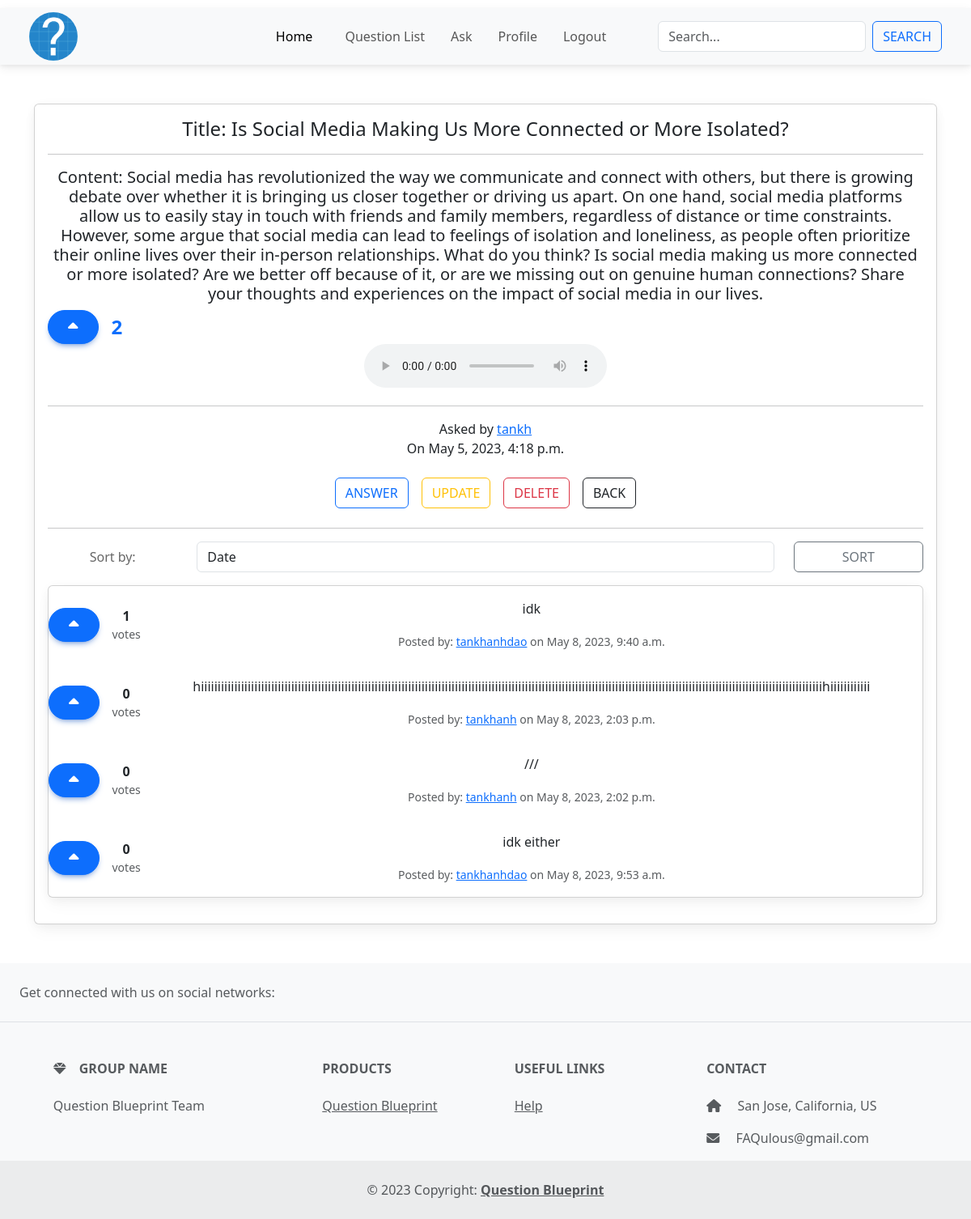
/question/82/ (signed in), run on an earlier commit of the app's database.
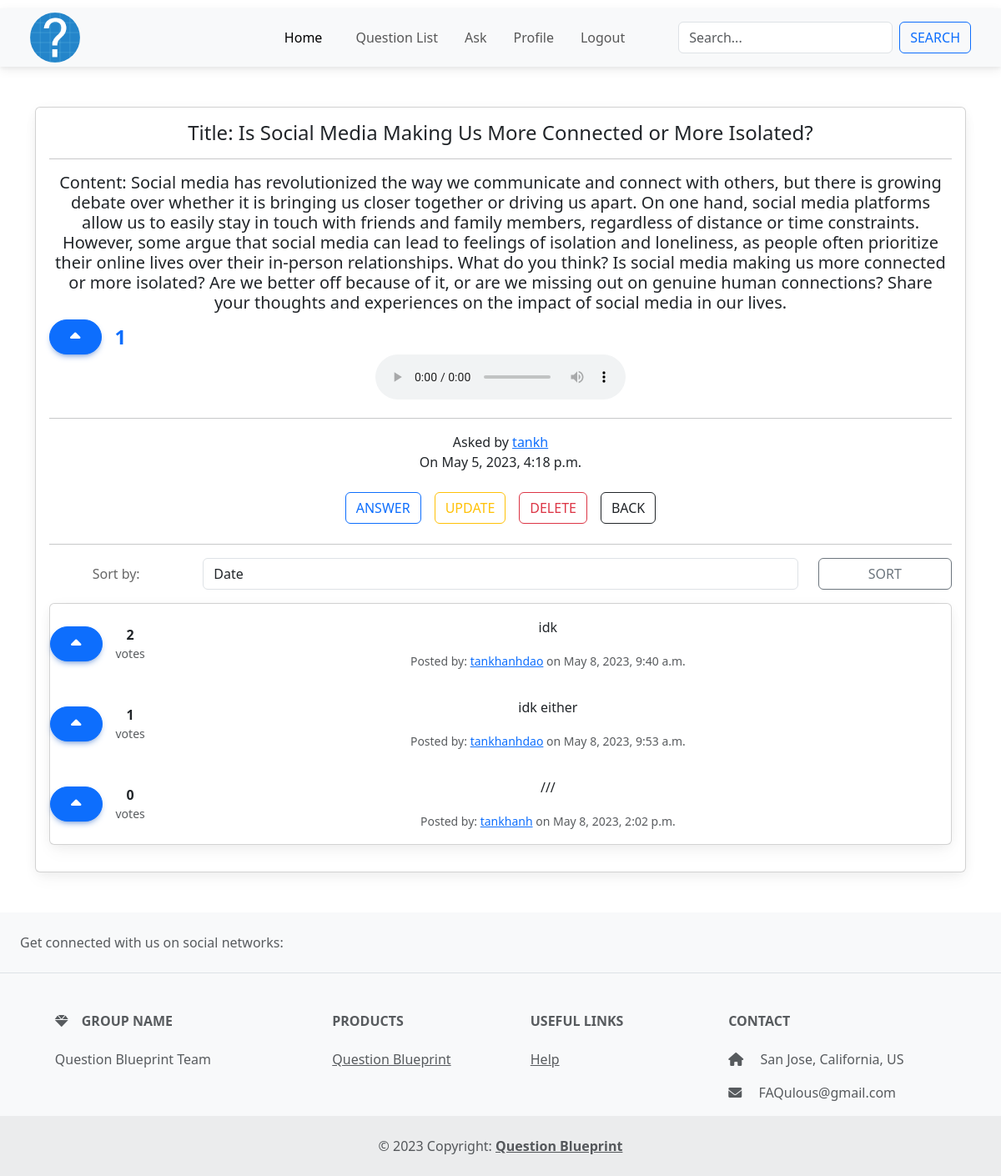
And on a later commit of the database.
### main_app/models.py (models this page shows, shortened)
class Question(models.Model):
    user = models.ForeignKey(User, on_delete=models.CASCADE)
    title = models.CharField(max_length=200, blank=False, null=False)
    content = models.TextField(max_length=20000, blank=False, null=False)
    tag = TaggableManager(blank=True)
    upvote_num = models.IntegerField(default=0)
    created_date = models.DateTimeField(default=timezone.now)
    audio_file = models.FileField(upload_to='audio/', null=True, blank=True)

class Answer(models.Model):
    question = models.ForeignKey(Question, related_name="answer", on_delete=models.CASCADE)
    user = models.ForeignKey(User, on_delete=models.CASCADE)
    content = models.TextField(max_length=200)
    created_date = models.DateTimeField(default=timezone.now)
    upvote_num = models.IntegerField(default=0)

### main_app/views.py (the view)
# urls.py: path('question/<int:pk>/', views.QuestionDetailView.as_view(), name='question_detail_view'),
class QuestionDetailView(LoginRequiredMixin, DetailView):
    model = Question
    context_object_name = 'single_question'
    def get_context_data(self, **kwargs):
        context = super().get_context_data(**kwargs)
        answers = self.object.answer.all()
        sort_by = self.request.GET.get('sort', '-upvote_num')
        if sort_by == 'created_date':
            sorted_answers = answers.order_by('-created_date', '-upvote_num')
        else:
            sorted_answers = answers.order_by('-upvote_num', '-created_date')
        context['sorted_answers'] = sorted_answers
        cur_id = kwargs.get('object').id
        cur_question = Question.objects.get(id=cur_id)
        questions = Question.objects.exclude(id=cur_id)
        question_list = preprocess_questions(questions)
        sim_ques = similarity_check(cur_question, question_list)
        print(sim_ques)
        if sim_ques:
            sim_id = sim_ques[0]
            sim_question_title = Question.objects.get(id=sim_id).title
            context['sim_id'] = sim_id
            context['sim_quesiton_title'] = sim_question_title
        context['sim_ques'] = sim_ques
        return context

### main_app/funcs.py (called while the page is built)
def preprocess_questions(questions):
    preprocessed_questions = []
    for question in questions:
        preprocessed_question = {}
        preprocessed_question['id'] = question.id
        preprocessed_question['title'] = question.title
        preprocessed_question['content'] = question.content
        preprocessed_questions.append(preprocessed_question)
    return preprocessed_questions

### main_app/templates/main_app/question_detail.html (shortened to what this page needs)
{% extends "base_nav.html" %}{% load crispy_forms_tags %}  {% block content %}
<div class="container my-5">
  <div class="card">
    <div class="card-body text-center">
      <h4 class="card-title">Title: {{ single_question.title }}</h4>
      <hr />
      <h5>Content: {{ single_question.content }}</h5>
      <form method="POST" action="{% url 'main_app:upvote' single_question.id %}">
        <div class="d-flex align-items-center gap-3">
        <button type="submit" class="btn btn-primary rounded-pill px-4 py-2">
          <i class="fas fa-caret-up fa-lg"></i>
        </button>
          <div class="text-primary fw-bold fs-4">{{ single_question.upvote_num }}</div>
        </div>
      </form>
      <audio controls>
        <source src="{{ single_question.audio_file.url }}" type="audio/mpeg">
      </audio>
      <hr />
      <span
        >Asked by
        <a href="{% url 'profile_view' single_question.user.username %}"
          >{{single_question.user}}</a
        ></span
      >
      <p>On {{single_question.created_date}}</p>
      <div class="button-group">
        <a href="{% url 'main_app:answer_create_view' single_question.id %}"
          ><button class="btn btn-outline-primary m-2">Answer</button></a
        >
        {% if single_question.user == user %}
        <a href="{% url 'main_app:question_update_view' single_question.id %}"
          ><button class="btn btn-outline-warning m-2">Update</button></a
        >
        <a href="{% url 'main_app:question_delete_view' single_question.id %}"
          ><button class="btn btn-outline-danger m-2">Delete</button></a
        >
        {% endif %}
        <a href="{% url 'main_app:question_view' %}"
          ><button class="btn btn-outline-dark m-2">Back</button></a
        >
      </div>
      <hr />
      <div>
    {% if not sorted_answers %}
        <h5>No answer...</h5>
    {% else %}
        <div class="sort-by mb-3">
            <form method="GET">
                <div class="form-group row">
                    <label for="sort" class="col-sm-2 col-form-label">Sort by:</label>
                    <div class="col-sm-8">
                        <select class="form-control" id="sort" name="sort">
                            <option value="created_date" {% if request.GET.sort == 'created' %}selected{% endif %}>Date</option>
                        </select>
                    </div>
                    <div class="col-sm-2">
                        <button class="btn btn-outline-secondary btn-block" type="submit">Sort</button>
                    </div>
                </div>
            </form>
        </div>
<div class="card mb-3">
  {% for ans in sorted_answers %}
  <div class="d-flex justify-content-between align-items-center">
    <form method="POST" action="{% url 'main_app:upvote' single_question.id %}">
            <div class="d-flex align-items-center gap-3">
              <button type="submit" class="btn btn-primary rounded-pill px-4 py-2">
                <i class="fas fa-caret-up fa-lg"></i>
              </button>
              <div class="text-center">
                <div class="fw-bold">{{ ans.answer_vote.count }}</div>
                    <div class="text-muted small">votes</div>
                  </div>
            </div>
          </form>
        <div class="card-body">
          <p class="card-text text-center">{{ ans.content }}</p>
          <small class="text-muted">Posted by: <a href="{% url 'profile_view' ans.user.username %}">{{ ans.user.username }}</a> on {{ ans.created_date }}</small>
        </div>
    </div>
    {% endfor %}
  </div>
    {% endif %}
</div>
    </div>
  </div>
</div>
{% endblock content %}

What changed in the data, as far as the page shows it:
removed Answer: answer_vote.count "0", content "hiiiiiiiiiiiiiiiiiiiiiiiiiiiiiiiiiiiiiiiiiiiiiiiiiiiiiiiiiiiiiiiiiiiiiiiiiiiiiiiiiiiiiiiiiiiiiiiiiiiiiiiiiiiiiiiiiiiiiiiiiiiiiiiiiiiiiiiiiiiiiiiiiiiiiiiiiiiiiiiiiiiiiiiiiiiiiiiiiiiiiiiiiihiiiiiiiiiiii", user.username "tankhanh", created_date "May 8, 2023, 2:03 p.m."
changed Question "Is Social Media Making Us More Connected or More Isolated?": upvote_num "2" → "1"
changed Answer "idk": answer_vote.count "1" → "2"
changed Answer "idk either": answer_vote.count "0" → "1"; moves up the list
